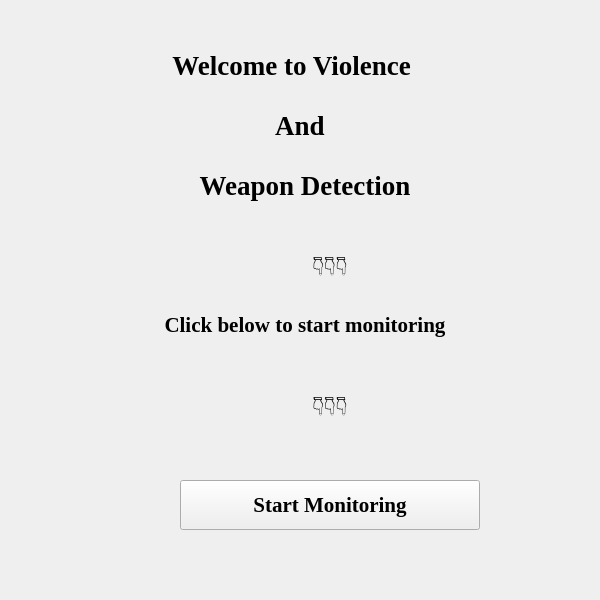
<?xml version="1.0" encoding="UTF-8"?>
<ui version="4.0">
 <class>MainWindow</class>
 <widget class="QMainWindow" name="MainWindow">
  <property name="geometry">
   <rect>
    <x>0</x>
    <y>0</y>
    <width>600</width>
    <height>600</height>
   </rect>
  </property>
  <property name="minimumSize">
   <size>
    <width>600</width>
    <height>600</height>
   </size>
  </property>
  <property name="maximumSize">
   <size>
    <width>600</width>
    <height>600</height>
   </size>
  </property>
  <property name="windowTitle">
   <string>Weapon Detection</string>
  </property>
  <widget class="QWidget" name="centralwidget">
   <widget class="QPushButton" name="pushButton">
    <property name="geometry">
     <rect>
      <x>180</x>
      <y>480</y>
      <width>300</width>
      <height>50</height>
     </rect>
    </property>
    <property name="font">
     <font>
      <family>Times New Roman</family>
      <pointsize>16</pointsize>
      <weight>75</weight>
      <bold>true</bold>
     </font>
    </property>
    <property name="text">
     <string>Start Monitoring</string>
    </property>
   </widget>
   <widget class="QLabel" name="label">
    <property name="geometry">
     <rect>
      <x>70</x>
      <y>40</y>
      <width>450</width>
      <height>50</height>
     </rect>
    </property>
    <property name="font">
     <font>
      <family>Times New Roman</family>
      <pointsize>20</pointsize>
      <weight>75</weight>
      <bold>true</bold>
     </font>
    </property>
    <property name="text">
     <string>Welcome to Violence </string>
    </property>
    <property name="alignment">
     <set>Qt::AlignCenter</set>
    </property>
   </widget>
   <widget class="QLabel" name="label_2">
    <property name="geometry">
     <rect>
      <x>80</x>
      <y>300</y>
      <width>450</width>
      <height>50</height>
     </rect>
    </property>
    <property name="font">
     <font>
      <family>Times New Roman</family>
      <pointsize>16</pointsize>
      <weight>75</weight>
      <bold>true</bold>
     </font>
    </property>
    <property name="text">
     <string>Click below to start monitoring</string>
    </property>
    <property name="alignment">
     <set>Qt::AlignCenter</set>
    </property>
   </widget>
   <widget class="QLabel" name="label_3">
    <property name="geometry">
     <rect>
      <x>150</x>
      <y>100</y>
      <width>300</width>
      <height>50</height>
     </rect>
    </property>
    <property name="font">
     <font>
      <family>Times New Roman</family>
      <pointsize>20</pointsize>
      <weight>75</weight>
      <bold>true</bold>
     </font>
    </property>
    <property name="text">
     <string>And</string>
    </property>
    <property name="alignment">
     <set>Qt::AlignCenter</set>
    </property>
   </widget>
   <widget class="QLabel" name="label_4">
    <property name="geometry">
     <rect>
      <x>80</x>
      <y>160</y>
      <width>450</width>
      <height>50</height>
     </rect>
    </property>
    <property name="font">
     <font>
      <family>Times New Roman</family>
      <pointsize>20</pointsize>
      <weight>75</weight>
      <bold>true</bold>
     </font>
    </property>
    <property name="text">
     <string>Weapon Detection</string>
    </property>
    <property name="alignment">
     <set>Qt::AlignCenter</set>
    </property>
   </widget>
   <widget class="QLabel" name="label_5">
    <property name="geometry">
     <rect>
      <x>180</x>
      <y>240</y>
      <width>300</width>
      <height>50</height>
     </rect>
    </property>
    <property name="font">
     <font>
      <pointsize>20</pointsize>
     </font>
    </property>
    <property name="text">
     <string>👇👇👇</string>
    </property>
    <property name="alignment">
     <set>Qt::AlignCenter</set>
    </property>
   </widget>
   <widget class="QLabel" name="label_6">
    <property name="geometry">
     <rect>
      <x>180</x>
      <y>380</y>
      <width>300</width>
      <height>50</height>
     </rect>
    </property>
    <property name="font">
     <font>
      <pointsize>20</pointsize>
     </font>
    </property>
    <property name="text">
     <string>👇👇👇</string>
    </property>
    <property name="alignment">
     <set>Qt::AlignCenter</set>
    </property>
   </widget>
  </widget>
 </widget>
 <resources/>
 <connections/>
</ui>
